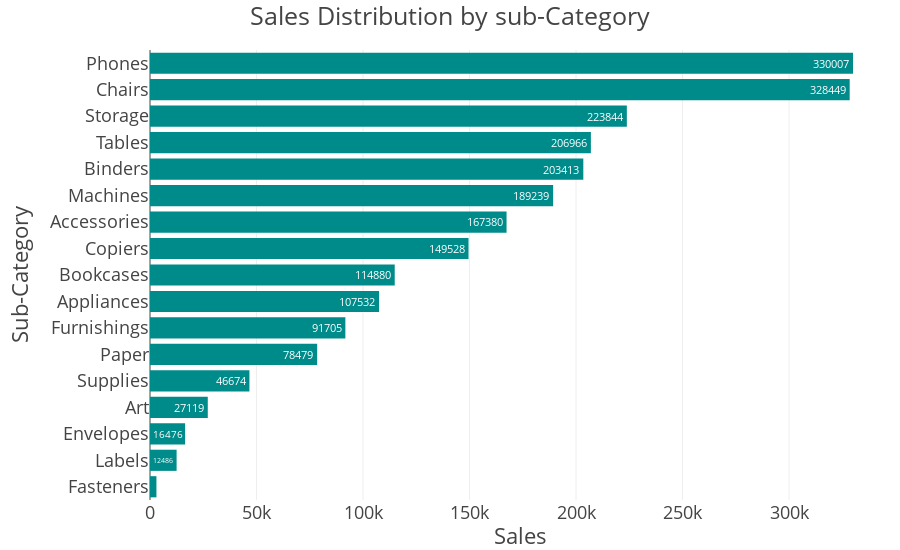

The cell this chart's notebook holds for it:
### Code cell
fig = px.bar(sales_by_sub_category, 
             x ='Sales', 
             y ='Sub-Category', title='Sales Distribution by sub-Category', 
             color_discrete_sequence=['darkcyan'],
             orientation='h',
            height= 550,
             text = 'Sales',
            width= 900)
fig.update_traces(texttemplate='%{x:.0f}', textposition = 'inside')
fig.update_layout(template="presentation", paper_bgcolor="rgba(0, 0, 0, 0)", plot_bgcolor ="rgba(0, 0, 0, 0)",
                 margin = dict(l=150, r=10, t=50, b=50))
fig.show()
fig.write_image(os.path.join(results_dir,'sales_distribution_sub_category_bar_plot.jpg'))
fig.write_image(os.path.join(results_dir,'sales_distribution_sub_category_bar_plot.png'))
fig.write_html(os.path.join(results_dir,'sales_distribution_sub_category_bar_plot.html'))

### Figure 1 — Plotly figure (JSON) as saved in the notebook; plotly's stock layout.template omitted (floating-point values rounded to 4 significant figures)
{"data": [{"hovertemplate": "Sales=%{text}<br>Sub-Category=%{y}<extra></extra>", "legendgroup": "", "marker": {"color": "darkcyan", "pattern": {"shape": ""}}, "name": "", "orientation": "h", "showlegend": false, "text": [3024.0, 12490.0, 16480.0, 27120.0, 46670.0, 78480.0, 91710.0, 107500.0, 114900.0, 149500.0, 167400.0, 189200.0, 203400.0, 207000.0, 223800.0, 328400.0, 330000.0], "textposition": "inside", "texttemplate": "%{x:.0f}", "type": "bar", "x": [3024.0, 12490.0, 16480.0, 27120.0, 46670.0, 78480.0, 91710.0, 107500.0, 114900.0, 149500.0, 167400.0, 189200.0, 203400.0, 207000.0, 223800.0, 328400.0, 330000.0], "xaxis": "x", "y": ["Fasteners", "Labels", "Envelopes", "Art", "Supplies", "Paper", "Furnishings", "Appliances", "Bookcases", "Copiers", "Accessories", "Machines", "Binders", "Tables", "Storage", "Chairs", "Phones"], "yaxis": "y"}], "layout": {"barmode": "relative", "height": 550, "legend": {"tracegroupgap": 0}, "margin": {"b": 50, "l": 150, "r": 10, "t": 50}, "paper_bgcolor": "rgba(0, 0, 0, 0)", "plot_bgcolor": "rgba(0, 0, 0, 0)", "title": {"text": "Sales Distribution by sub-Category"}, "width": 900, "xaxis": {"anchor": "y", "autorange": true, "domain": [0, 1], "range": [0, 16.84], "title": {"text": "Sales"}, "type": "linear"}, "yaxis": {"anchor": "x", "autorange": true, "domain": [0, 1], "range": [-0.5, 16.5], "title": {"text": "Sub-Category"}, "type": "category"}}}
